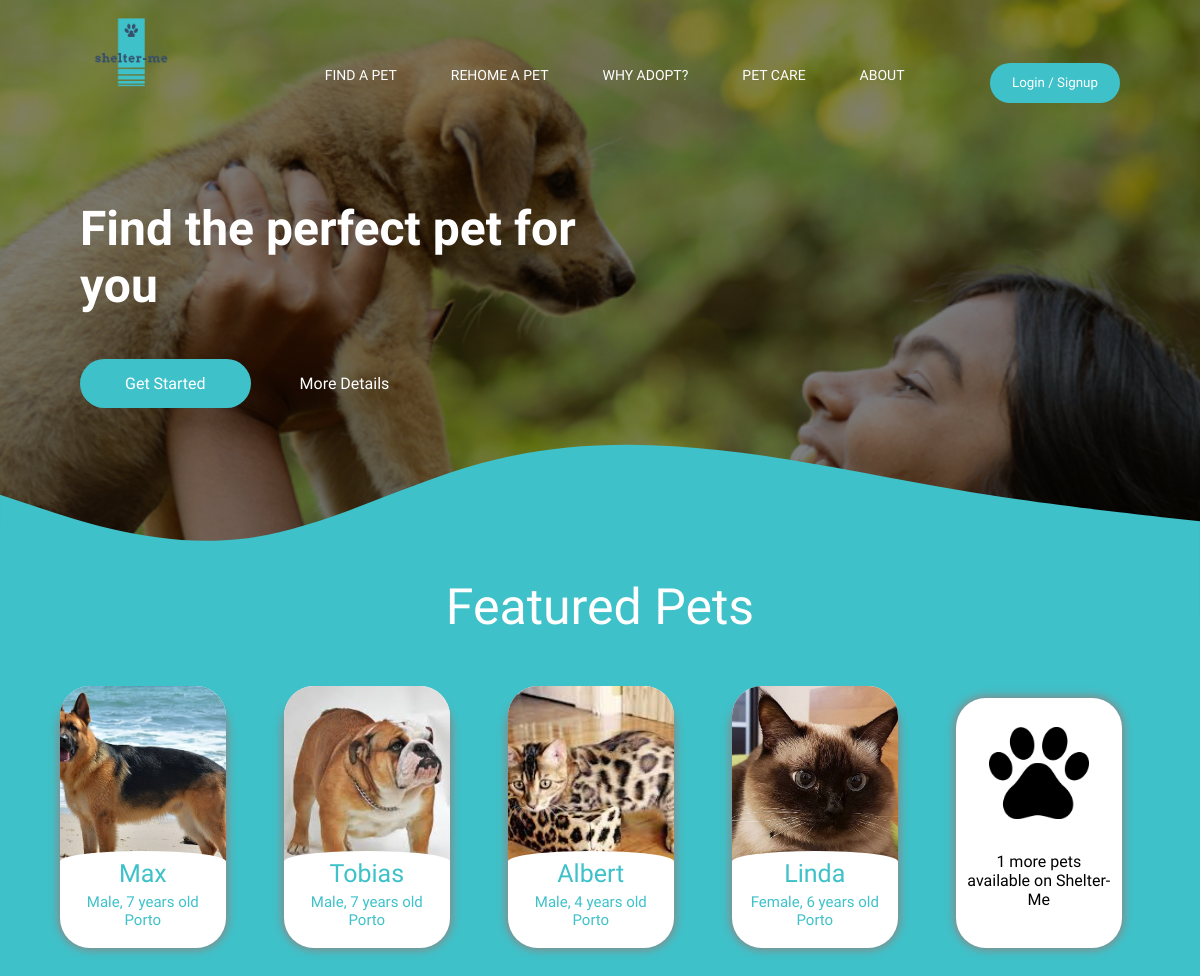
The app's page /pages/frontpage.php with its own data.
### tables this page shows
CREATE TABLE animal (animal_id INTEGER PRIMARY KEY, animal_name VARCHAR NOT NULL, species VARCHAR NOT NULL, breed VARCHAR NOT NULL, age INTEGER NOT NULL CHECK (age > 0), gender VARCHAR NOT NULL, size VARCHAR NOT NULL, spayed_neutered, location VARCHAR, reasons VARCHAR, keep_time VARCHAR, story VARCHAR, image INTEGER REFERENCES images (id), owner VARCHAR REFERENCES user (username) ON UPDATE CASCADE, adopted BOOLEAN, newowner VARCHAR REFERENCES user (username) ON UPDATE CASCADE, factID INTEGER REFERENCES factCheck (id));

CREATE TABLE images (
  id INTEGER PRIMARY KEY,
  title VARCHAR NOT NULL
);

### pages/frontpage.php (called while the page is built, shortened)
<?php
  include_once('../templates/tpl_frontpage.php');
  include_once('../database/animals.php');
  include_once('../includes/header.php');
  $animals = get4Pets();
  $numberanimals = getfrontPageNrAnimals();
  $link = "";
  draw_frontpage($link, $animals, $numberanimals);
?>

### database/animals.php (called while the page is built, shortened)
<?php
  function get4Pets() {
    $db = new PDO('sqlite:../database/shelter.db');
    $stmt = $db->prepare('SELECT * FROM animal INNER JOIN images ON image=id WHERE adopted="false" limit 4');
    $stmt->execute();
    return $stmt->fetchAll();
  }
?>

### templates/tpl_frontpage.php (the view, shortened to what this page needs)
<?php function draw_frontpage($link, $animals, $numberanimals) { ?>
        <body>
            <div class="frontpagewrap">
                <div class="frontpagecontent">
                    <h1>Find the perfect pet for you</h1>
                    <div class="btn-group">
                        <a href="findpet.php?page=1&location=&breed=&gender=&age=" class="color1">Get Started</a>
                        <a href="about.php">More Details</a>
                    </div>
                </div>
                <div class="wave">
                </div>
            </div>
            <div class = "frontpagecardscontainer">
                <div class="featured">
                    <label>Featured Pets</label>
                </div>
                <div class = "frontpagecards">
                    <?php foreach ($animals as $animal) {
                        $id = $animal['animal_id'];
                        $link = "animalsdetails.php?animal_id=".$id;
                        ?>
                        <a href=<?=$link?> style="text-decoration:none">
                            <div class="frontpagecard">
                                <div class = "frontpagecard_image-container">
                                    <img src=<?= $animal['title'] ?> alt="image"/>
                                </div>
                                <div class="frontpagecard_content">
                                    <div class="frontpagecard_content2">
                                        <p class="frontpagecard_title">
                                            <p class="animal"><?=$animal['animal_name']?></p>
                                        </p>
                                    </div>
                                    <div class="frontpagecard_info">
                                        <p class="animal"><?=$animal['gender']?>, <?=$animal['age']?> years old</p>
                                    </div>
                                    <div class="frontpagecard_info2">
                                        <p class="animal"><?=$animal['location']?></p>
                                    </div>
                                </div>
                            </div>
                        </a>
                    <?php } ?>
                    <div class="frontpagecard">
                        <div class="paw">
                            <img src="../assets/paw.png" alt="paw" width="100px"/>
                        </div>
                        <div class="morepets">
                            <p><?=$numberanimals?> more pets available on Shelter-Me</p>
                        </div>
                    </div>
                </div>
            </div>
        </body>
    </html>
<?php } ?>

### includes/header.php (shortened to what this page needs)
<!DOCTYPE html>
<html>
    <head>
        <link rel="stylesheet" href="../css/style.css">
    </head>
    <header>
        <div class="menu">
            <div class="logo">
                <a href="frontpage.php">
                    <img src="../assets/logo.png" alt="logo" width="100px"/>
                </a>
            </div>
            <nav>
                <ul>
                <li><a href="findpet.php?page=1&location=&breed=&gender=&age=">Find a Pet</a></li>
                <li><a href="rehomeapet.php">Rehome a Pet</a></li>
                <li><a href="whyadopt.php">Why Adopt?</a></li>
                <li><a href="petcare.php">Pet Care</a></li>
                <li><a href="about.php">About</a></li>
                </ul>
            </nav>
        </div>
        <?php if (isset($_SESSION['username']) && $_SESSION['username'] != '') { ?>
            <div class="usernameLogout">
                <div class="username">
                    <?=$_SESSION['username']?>
                </div>
                <a href="../pages/notifications.php">
                    <div class="notifications">
                        <?php if (checkNewNotifications($_SESSION['username'])) { ?>
                            <div class="notificationsIcon">
                                <i class="material-icons" style="font-size:35px">notifications_active</i>
                            </div>
                        <?php } else { ?>
                            <div class="notificationsIcon">
                                <i class="material-icons" style="font-size:35px">notifications</i>
                            </div>
                        <?php } ?>
                    </div>
                </a>
                <a href="profilepage.php">
                    <div class="account">
                        <div class="accountIcon">
                            <i class="material-icons" style="font-size:35px">account_circle</i>
                        </div>
                    </div>
                </a>
                <a href="../actions/action_logout.php">
                    <div class="logout">
                        <div class="logoutIcon">
                            <i class="material-icons" style="font-size:35px">logout</i>
                        </div>
                    </div>
                </a>
            </div>
        <?php } else { ?>
            <a href="login.php">
                <button class="signup">Login / Signup</button>
            </a>
        <?php } ?>
    </header>

### css/style.css (style rules this page uses)
* { margin: 0; padding: 0; box-sizing: border-box; font-family: 'PT Sans Caption', sans-serif; }
body { font-family: roboto; background-color: #3fc1c9; }
header { position: fixed; top: -20px; left: 0; width: 100%; height: 12.5%; padding: 25px 80px; text-align: center; margin-top: 20px; transition: background-color .5s ease; z-index: 10; }
.logo { width: 10%; margin-top: -2%; }
header .menu { margin-top: 5px; margin: 0 auto; }
header .signup { float: right; width: 12.5%; height: 40px; color: white; background-color: #3fc1c9; border-radius: 30px; box-shadow: inset 0 0 0 0 #3fc1c9; outline: none; border: none; margin-top: -3%; cursor: pointer; }
nav { margin-top: -6.5%; margin-left: -2%; }
nav ul { width: 100%; padding: 0; list-style: none; }
nav li { display: inline-block; padding-top: 15px; margin-left: 50px; position: relative; }
nav a { color: #fff; text-decoration: none; text-transform: uppercase; font-size: 14px; }
nav a::before { content: ''; display: block; height: 5px; background-color: white; position: absolute; top: 0; width: 0%; transition: all ease-in-out 250ms; }
.frontpagecontent { max-width: 55%; padding: 200px 80px 0; color: #fff; }
.frontpagecontent h1 { font-size: 48px; }
.frontpagecontent .btn-group { margin-top: 45px; }
.frontpagecontent a { display: inline-block; padding: 15px 45px; text-decoration: none; color: #fff; border-radius: 50px; }
.frontpagecontent a.color1 { background-color: #3fc1c9; }
.frontpagewrap { background: rgba(0,0,0,0.5) url(../assets/frontpage.jpg) no-repeat; background-position: center; background-size: cover; min-height: 100vh; overflow: hidden; background-blend-mode: overlay; }
.wave { background: #3fc1c9; margin-top: 17.5%; height: 200px; }
.frontpagewave { position: relative; bottom: 50px; width: 100%; color:#fff; opacity: 1; z-index: 1; width: 100%; margin-top: -15%; }
.frontpagecardscontainer { margin-top: -10%; height: 100%; position: relative; background: #3fc1c9; bottom: 70px; z-index: 2; }
.frontpagecardscontainer .featured { font-size: 50px; color: white; text-align: center; position: relative; bottom: 50px; }
.frontpagecards { margin-left: 5%; margin-right: 5%; margin-top: 1%; display: grid; grid-template-columns: 1fr 1fr 1fr 1fr 1fr; grid-gap: 40px; }
.frontpagecard { height: 250px; width: 90%; border: 2px black; display: flex; flex-direction: column; background-color: white; cursor: pointer; transition: all 0.3s ease 0s; border-radius: 30px; box-shadow: 0px 0px 8px 2px #888888; }
.frontpagecard_image-container { width: 100%; position: relative; bottom: 12.5px; text-align: center; border-radius: 30px; margin: 0 auto; }
.frontpagecard_image-container img { width: 100%; min-height: 210px; max-height: 210px; text-align: center; border-radius: 30px 30px 0px 0px; margin: 0 auto; object-fit: cover; background: white; }
.frontpagecard_content { background: white; height: 30%; width: 100%; text-align: center; position: relative; bottom: 32.5%; margin: 0 auto; margin-top: 20px; font-size: 25px; color: #3fc1c9; -moz-border-radius: 400px / 50px; -webkit-border-radius: 400px / 50px; border-radius: 400px / 50px; }
.frontpagecard_content2 { margin-top: 5%; }
.frontpagecard_info { margin: 0 auto; font-size: 15px; position: relative; margin-top: 5px; }
.frontpagecard_info2 { margin: 0 auto; font-size: 15px; position: relative; bottom: 0%; }
.frontpagecards .paw { width: 100%; text-align: center; margin-top: 17.5%; }
.frontpagecards .morepets { margin: 0 auto; width: 90%; text-align: center; margin-top: 17.5%; }
li { margin: 10px 0; }
ul { list-style-type: none; }

### records on screen
animal: image.title (picture), animal_name "Max", gender "Male", age "7", location "Porto"
animal: image.title (picture), animal_name "Tobias", gender "Male", age "7", location "Porto"
animal: image.title (picture), animal_name "Albert", gender "Male", age "4", location "Porto"
animal: image.title (picture), animal_name "Linda", gender "Female", age "6", location "Porto"

### other values on screen
$numberanimals "1"
